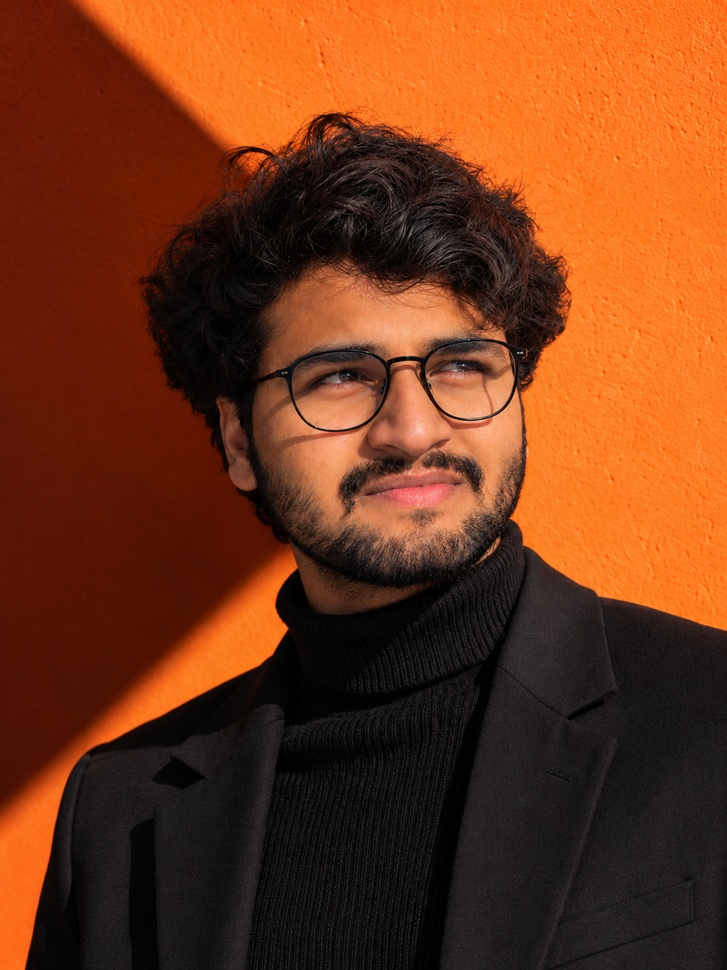
#> input picture images.jpg, 727 x 970 px, shrunk from 1086 x 1448 before the run
$ python imgccp.py
#> lines starting #> are read from the running program, lines starting #| are printed output that depends on the picture; after the words box and inside, x2 and y2 are one past the last pixel; in counts of white or black regions, pixels touching at a corner belong together
import cv2
from tkinter import Tk, filedialog

Tk().withdraw()
file_path = filedialog.askopenfilename(
    title="Select an Image",
    filetypes=[("Image Files", "*.jpg *.jpeg *.png *.bmp")]
)
#> the answer given: ../images.jpg

if not file_path:
    print("No image selected!")
    exit()

img = cv2.imread(file_path)
#> img is the input picture: shape (970, 727, 3); mean B, G, R 25.6, 56, 114.5

if img is None:
    print("Unable to load image!")
    exit()

roi = img[50:200, 50:200]
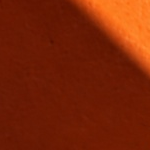
#> roi: shape (150, 150, 3); mean B, G, R 6, 36.1, 122.5
h, w = roi.shape[:2]
#> h = 150; w = 150

if img.shape[0] >= 200 + h and img.shape[1] >= 200 + w:
    img[200:200+h, 200:200+w] = roi
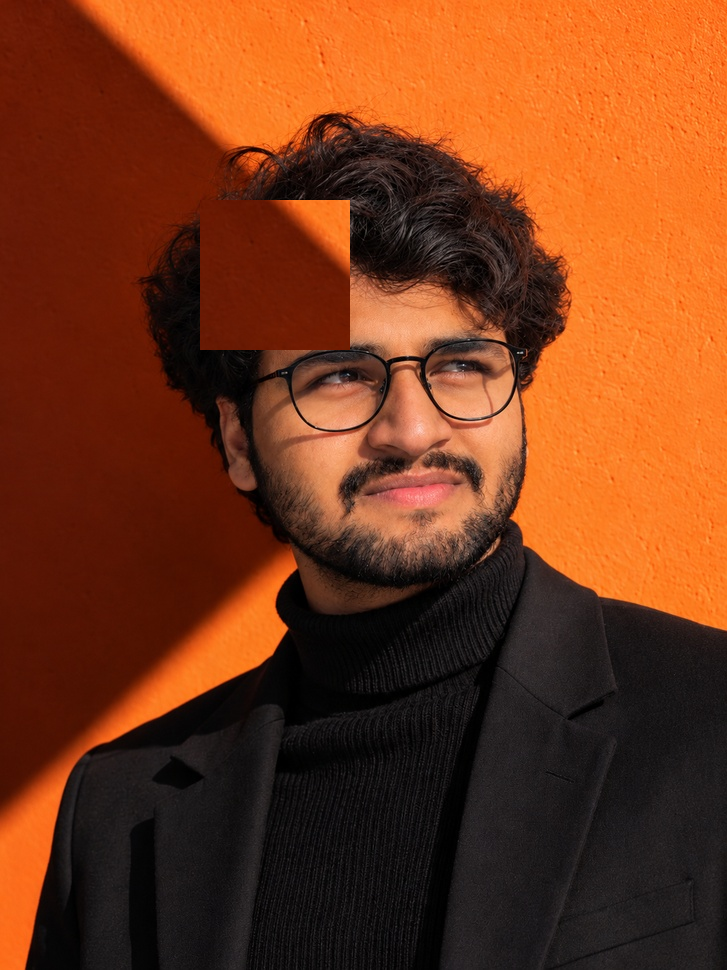
#> img: shape (970, 727, 3); 3.19% of pixels changed, all inside (x1, y1, x2, y2) = (200, 200, 350, 350)

cv2.imshow("ROI Cropping, Copying and Pasting", img)
cv2.waitKey(0)
cv2.destroyAllWindows()

$ run again, on input.jpg
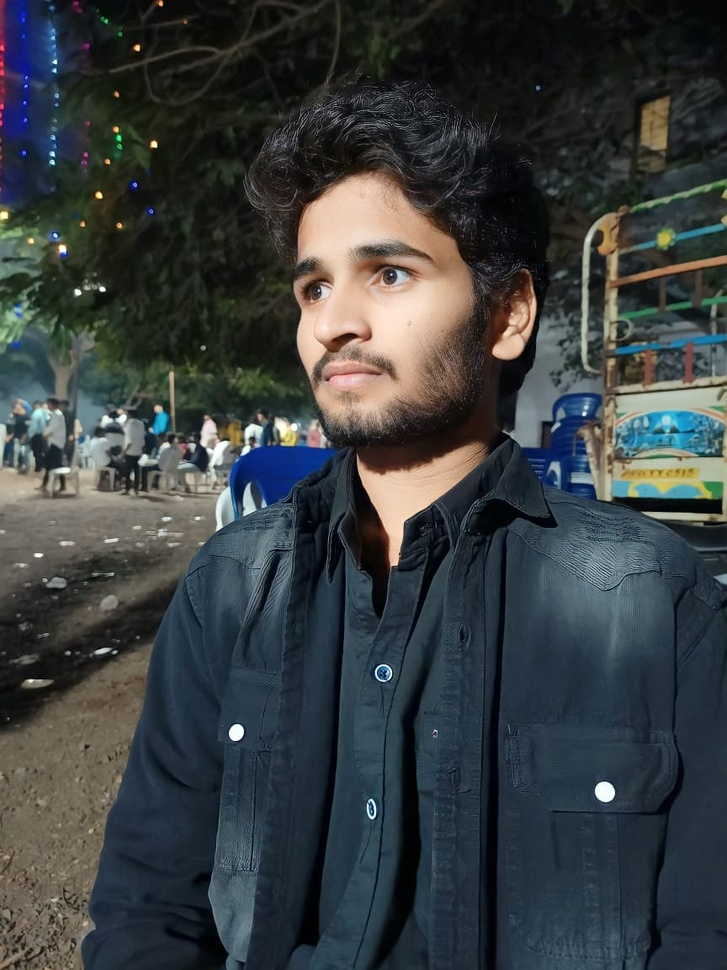
#> input picture input.jpg, 727 x 970 px, shrunk from 864 x 1152 before the run
#> img is the input picture: shape (970, 727, 3); mean B, G, R 63.8, 62.3, 57
#> `roi = img[50:200, 50:200]`:
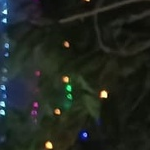
#> roi: shape (150, 150, 3); mean B, G, R 32, 38.3, 32.7
#> `img[200:200+h, 200:200+w] = roi`:
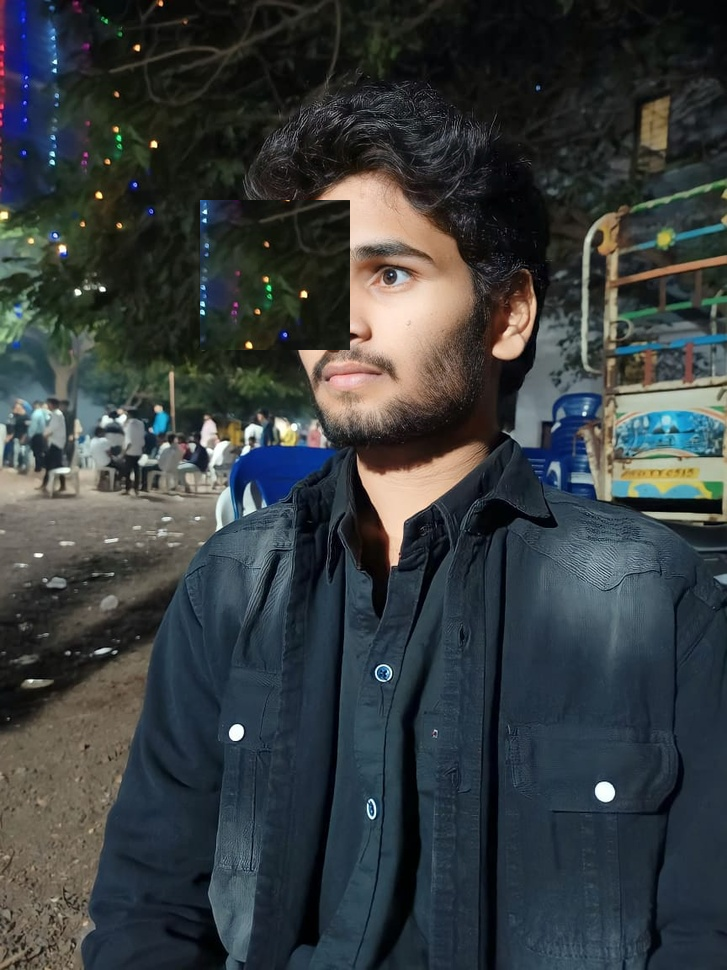
#> img: shape (970, 727, 3); 3.19% of pixels changed, all inside (x1, y1, x2, y2) = (200, 200, 350, 350)
